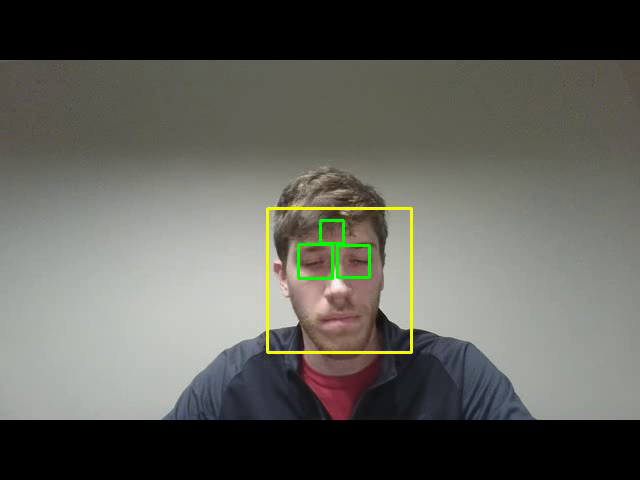
#> input picture frame 40 of B2-Computer_Vision_1/TP6/FiltroHaar_TP6.mp4, 640 x 480 px, given in place of the camera
$ jupyter execute TrabajoPractico6.ipynb   (shell and % lines are left out)   (text cells are left out)
#> lines starting #> are read from the running program, lines starting #| are printed output that depends on the picture; after the words box and inside, x2 and y2 are one past the last pixel; in counts of white or black regions, pixels touching at a corner belong together
[cell 1]
#Si queremos que las imágenes sean mostradas en una ventana emergente quitar el inline
# %matplotlib inline

# Importamos las librerías necesarias
import numpy as np
import cv2 as cv
import matplotlib.pyplot as plt

[cell 2]
# Leemos los clasificadores pre-entrenados (instalados en cv2/data/haarcascades/)
#--------------------------------------------------------------------------------
face_cascade = cv.CascadeClassifier('haarcascades\haarcascade_frontalface_default.xml')

eye_cascade = cv.CascadeClassifier('haarcascades\haarcascade_eye.xml')
eye_cascade_eyeclasses = cv.CascadeClassifier('haarcascades\haarcascade_eye_tree_eyeglasses.xml')

smile_cascade = cv.CascadeClassifier('haarcascades\haarcascade_smile.xml')

[cell 3]
cap = cv.VideoCapture(0)

fourcc = cv.VideoWriter_fourcc(*'MP4V')
video = cv.VideoWriter('FiltroHaar_TP6.mp4', fourcc, 20.0, (640,480))

if(cap.isOpened()==False):
    print("Error opening camera")

while(cap.isOpened()):
    ret, frame = cap.read()
#> frame is the input picture: shape (480, 640, 3); mean B, G, R 88.9, 95.2, 95.1
    if ret == True:

        # Pasamos la imagen a escala de grises
        #-------------------------------------
        grayFrame = cv.cvtColor(frame, cv.COLOR_BGR2GRAY)
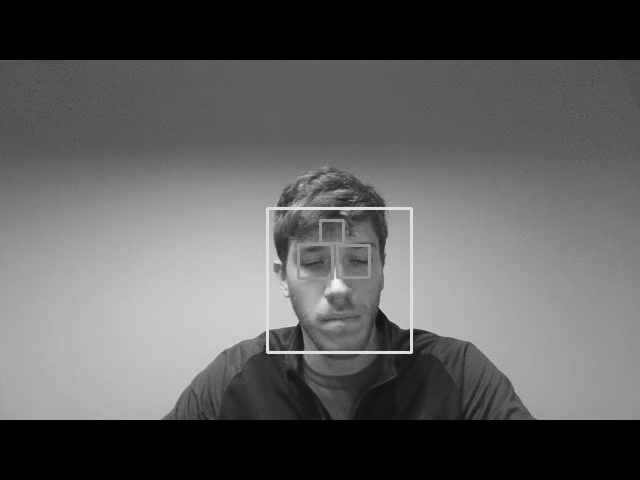
#> grayFrame: shape (480, 640); min 0, max 245, mean 94.4
        grayFrame = cv.equalizeHist(grayFrame)
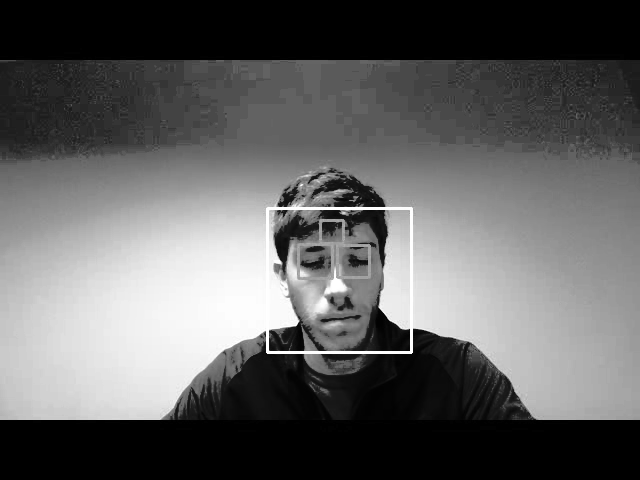
#> grayFrame: shape (480, 640); min 0, max 255, mean 97.5

        # Llamamos al clasificador de Haar (AdaBoost)
        #--------------------------------------------
        #faces = face_cascade.detectMultiScale(grayImage, 1.012, 5)
        faces = face_cascade.detectMultiScale(grayFrame, 1.012, 5, minSize= (100,130),maxSize=(400,600))
#> faces = [[268, 209, 142, 142]]

        # Recorro las caras encontradas
        #------------------------------
        for (x,y,w,h) in faces:
            # Le dibujamos un rectángulo amarillo
            cv.rectangle(frame,(x,y),(x+w,y+h),(0,255,250),2)
            # Definimos las ROIs en la imagen gris y color
            roi_gray = grayFrame[y:y+h, x:x+w]
            roi_color = frame[y:y+h, x:x+w]
            # Para cada rostro hallado le buscamos los ojos
            eyes = eye_cascade.detectMultiScale(roi_gray, 1.02, 5, minSize= (5,5),maxSize=(np.uint32((x+w)/4),np.uint32((y+h)/4)))
            # En los ojos hallados les dibujamos rectángulos
            for (ex,ey,ew,eh) in eyes:
                cv.rectangle(roi_color,(ex,ey),(ex+ew,ey+eh),(0,255,0),2)

            # Para cada rostro hallado le buscamos una sonrisa
            #roi_smile_gray = grayFrame[y+eh+ey:y+h, x:x+w]
            #roi_smile_color = frame[y+eh+ey:y+h, x:x+w]
            roi_smile_gray = grayFrame[np.uint(y+h/2):y+h, x:x+w]
            roi_smile_color = frame[np.uint(y+h/2):y+h, x:x+w]
            smile = smile_cascade.detectMultiScale(roi_smile_gray, 1.08, 6, minSize= (np.uint32((x+w)/6),np.uint32((y+h)/6)),maxSize=(np.uint32((x+w)/2),np.uint32((y+h)/2)))
            # En los ojos hallados les dibujamos rectángulos
            for (sx,sy,sw,sh) in smile:
                cv.rectangle(roi_smile_color,(sx,sy),(sx+sw,sy+sh),(255,255,0),2)
#> this loop made 1 pass
#> (x, y, w, h, eyes) on pass 1: (268, 209, 142, 142, [[70, 35, 31, 31], [26, 31, 42, 42], [45, 3, 29, 29]])
#> pass 1, `roi_gray = grayFrame[y:y+h, x:x+w]`:
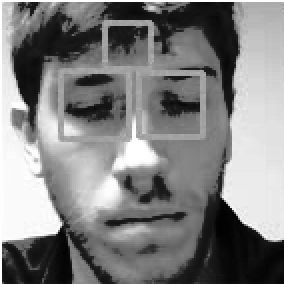
#> roi_gray: shape (142, 142) (shown 2 times larger); min 2, max 255, mean 128.4
#> pass 1, `roi_color = frame[y:y+h, x:x+w]`:
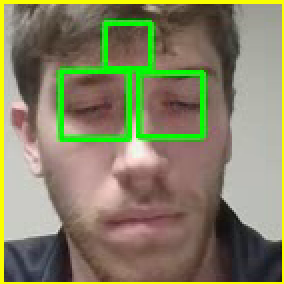
#> roi_color: shape (142, 142, 3) (shown 2 times larger); mean B, G, R 100.2, 129.5, 132.8
#> pass 1, `roi_smile_gray = grayFrame[np.uint(y+h/2):y+h, x:x+w]`:
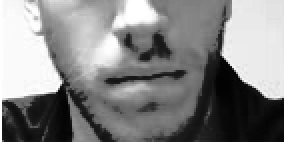
#> roi_smile_gray: shape (71, 142) (shown 2 times larger); min 2, max 255, mean 132.7
#> pass 1, `roi_smile_color = frame[np.uint(y+h/2):y+h, x:x+w]`:
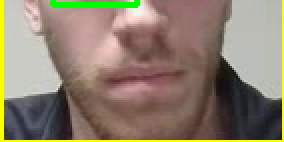
#> roi_smile_color: shape (71, 142, 3) (shown 2 times larger); mean B, G, R 109.6, 126.8, 140.6
#> after the loop:
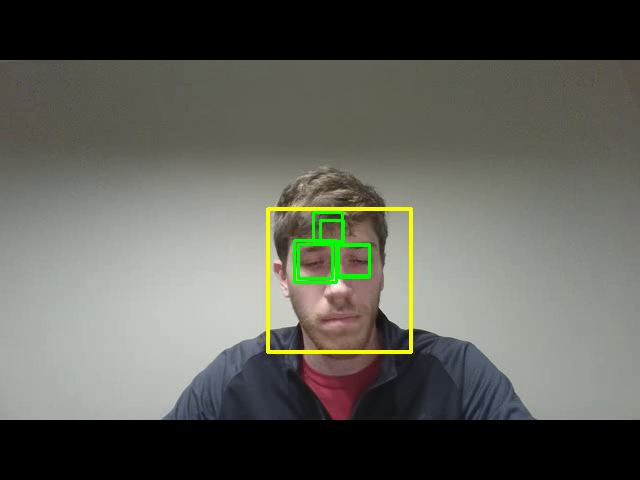
#> frame: shape (480, 640, 3); 0.91% of pixels changed, all inside (x1, y1, x2, y2) = (267, 208, 412, 353)
#> after the loop:
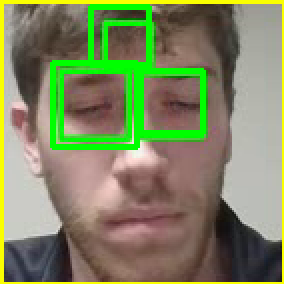
#> roi_color: shape (142, 142, 3) (shown 2 times larger); 5.38% of pixels changed, all inside (x1, y1, x2, y2) = (25, 2, 103, 75)


        cv.imshow('Frame', frame)
        video.write(frame)
        k = cv.waitKey(30) & 0xff
#> (key Esc is pressed here)
        if k == 27:
            break
    else:
        break

cv.destroyAllWindows()
video.release()
cap.release()

cv.destroyAllWindows()

$ run again, starting later in the video
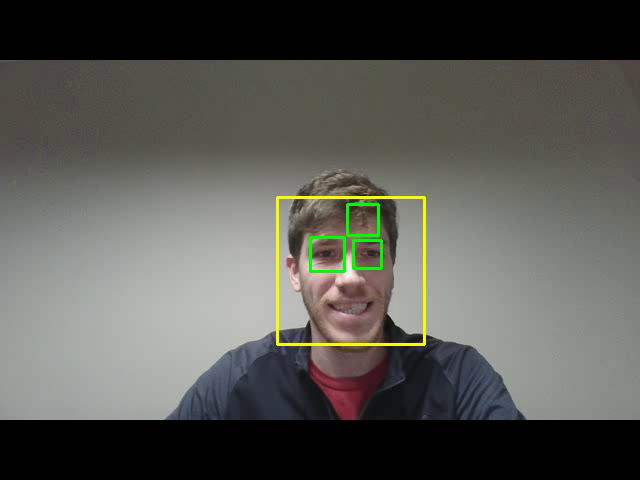
#> input picture frame 180 of B2-Computer_Vision_1/TP6/FiltroHaar_TP6.mp4, 640 x 480 px, given in place of the camera
#> frame is the input picture: shape (480, 640, 3); mean B, G, R 83.6, 88.6, 88.5
#> `grayFrame = cv.equalizeHist(grayFrame)`:
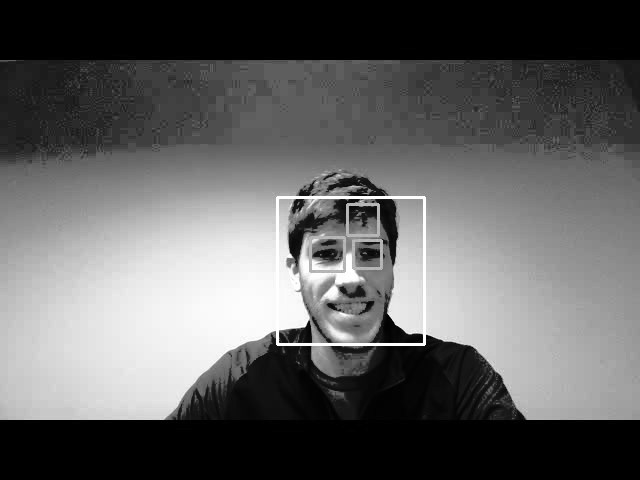
#> grayFrame: shape (480, 640); min 0, max 255, mean 97.4
#> faces = [[278, 197, 146, 146]]
#> the loop `for (x,y,w,h) in faces:` made 1 pass
#> (x, y, w, h, eyes) on pass 1: (278, 197, 146, 146, [[72, 39, 38, 38], [73, 11, 23, 23], [31, 40, 35, 35]])
#> after the loop `for (x,y,w,h) in faces:`:
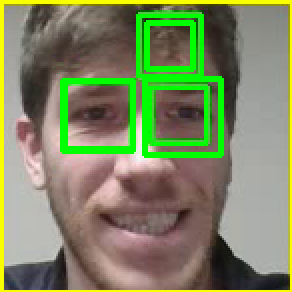
#> roi_color: shape (146, 146, 3) (shown 2 times larger); mean B, G, R 97.4, 135.6, 125.9

$ run again, starting later in the video
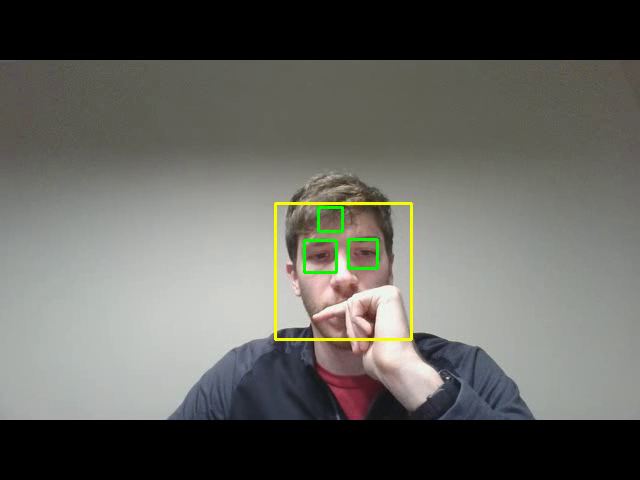
#> input picture frame 320 of B2-Computer_Vision_1/TP6/FiltroHaar_TP6.mp4, 640 x 480 px, given in place of the camera
#> frame is the input picture: shape (480, 640, 3); mean B, G, R 94.6, 99.8, 99.9
#> `grayFrame = cv.equalizeHist(grayFrame)`:
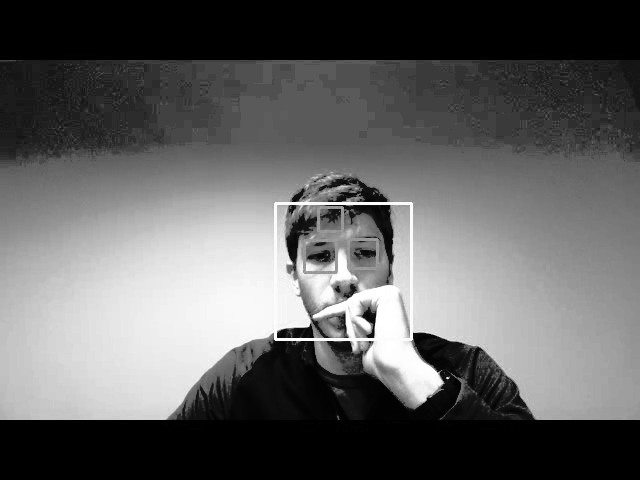
#> grayFrame: shape (480, 640); min 0, max 255, mean 97.4
#> faces = [[277, 202, 136, 136]]
#> the loop `for (x,y,w,h) in faces:` made 1 pass
#> (x, y, w, h, eyes) on pass 1: (277, 202, 136, 136, [[41, 4, 23, 23], [69, 33, 35, 35], [23, 35, 37, 37]])
#> after the loop `for (x,y,w,h) in faces:`:
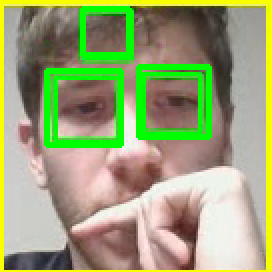
#> roi_color: shape (136, 136, 3) (shown 2 times larger); mean B, G, R 117.2, 162.9, 154.2
